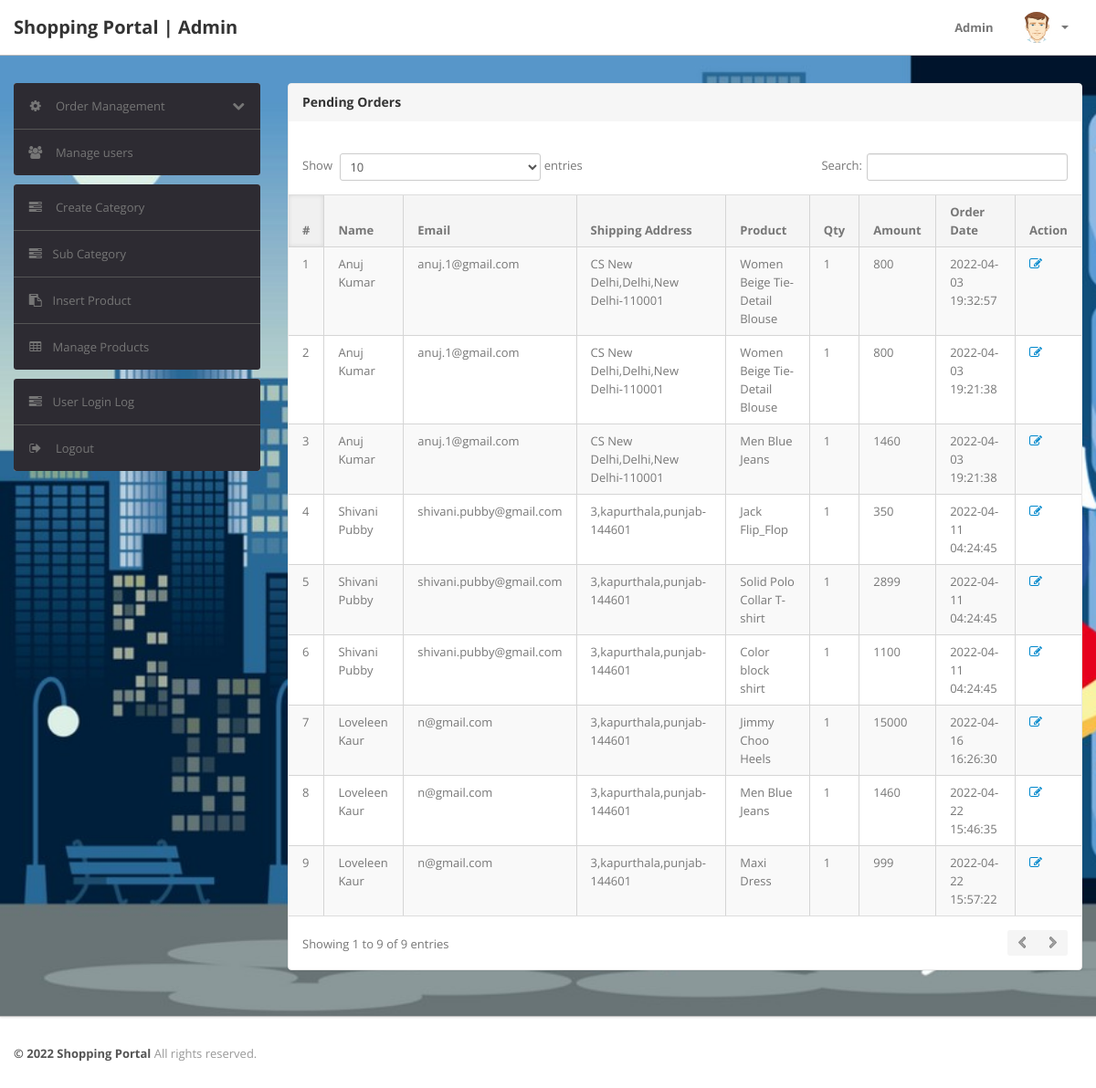
/shopping/admin/pending-orders.php (signed in), run on the app's committed database.
### tables this page shows
CREATE TABLE IF NOT EXISTS `orders` (
  `id` int(11) NOT NULL AUTO_INCREMENT,
  `userId` int(11) DEFAULT NULL,
  `productId` varchar(255) DEFAULT NULL,
  `quantity` int(11) DEFAULT NULL,
  `orderDate` timestamp NOT NULL DEFAULT CURRENT_TIMESTAMP,
  `paymentMethod` varchar(50) DEFAULT NULL,
  `orderStatus` varchar(55) DEFAULT NULL,
  PRIMARY KEY (`id`)
);

CREATE TABLE IF NOT EXISTS `users` (
  `id` int(11) NOT NULL AUTO_INCREMENT,
  `name` varchar(255) DEFAULT NULL,
  `email` varchar(255) DEFAULT NULL,
  `contactno` bigint(11) DEFAULT NULL,
  `password` varchar(255) DEFAULT NULL,
  `shippingAddress` longtext,
  `shippingState` varchar(255) DEFAULT NULL,
  `shippingCity` varchar(255) DEFAULT NULL,
  `shippingPincode` int(11) DEFAULT NULL,
  `billingAddress` longtext,
  `billingState` varchar(255) DEFAULT NULL,
  `billingCity` varchar(255) DEFAULT NULL,
  `billingPincode` int(11) DEFAULT NULL,
  `regDate` timestamp NOT NULL DEFAULT CURRENT_TIMESTAMP,
  `updationDate` varchar(255) DEFAULT NULL,
  PRIMARY KEY (`id`)
);

CREATE TABLE IF NOT EXISTS `products` (
  `id` int(11) NOT NULL AUTO_INCREMENT,
  `category` int(11) NOT NULL,
  `subCategory` int(11) DEFAULT NULL,
  `productName` varchar(255) DEFAULT NULL,
  `productCompany` varchar(255) DEFAULT NULL,
  `productPrice` int(11) DEFAULT NULL,
  `productPriceBeforeDiscount` int(11) DEFAULT NULL,
  `productDescription` longtext,
  `productImage1` varchar(255) DEFAULT NULL,
  `productImage2` varchar(255) DEFAULT NULL,
  `productImage3` varchar(255) DEFAULT NULL,
  `shippingCharge` int(11) DEFAULT NULL,
  `productAvailability` varchar(255) DEFAULT NULL,
  `postingDate` timestamp NULL DEFAULT CURRENT_TIMESTAMP,
  `updationDate` varchar(255) DEFAULT NULL,
  PRIMARY KEY (`id`)
);

### shopping/admin/pending-orders.php (the view, shortened to what this page needs)
<?php
include('include/config.php');
if(strlen($_SESSION['alogin'])==0)
	{
header('location:index.php');
}
else{
?>
<!DOCTYPE html>
<html lang="en">
<head>
	<link type="text/css" href="bootstrap/css/bootstrap.min.css" rel="stylesheet">
	<link type="text/css" href="bootstrap/css/bootstrap-responsive.min.css" rel="stylesheet">
	<link type="text/css" href="css/theme.css" rel="stylesheet">
	<link type="text/css" href="images/icons/css/font-awesome.css" rel="stylesheet">
</head>
<body>
<?php include('include/header.php');?>
	<div class="wrapper">
		<div class="container">
			<div class="row">
<?php include('include/sidebar.php');?>
			<div class="span9">
					<div class="content">
	<div class="module">
							<div class="module-head">
								<h3>Pending Orders</h3>
							</div>
							<div class="module-body table">
									<br />
								<table cellpadding="0" cellspacing="0" border="0" class="datatable-1 table table-bordered table-striped	 display table-responsive" >
									<thead>
										<tr>
											<th>#</th>
											<th> Name</th>
											<th width="50">Email </th>
											<th >Shipping Address</th>
											<th>Product </th>
											<th>Qty </th>
											<th>Amount </th>
											<th>Order Date</th>
											<th>Action</th>
										</tr>
									</thead>
<tbody>
<?php
$status='Delivered';
$query=mysqli_query($con,"select users.name as username,users.email as useremail,users.contactno as usercontact,users.shippingAddress as shippingaddress,users.shippingCity as shippingcity,users.shippingState as shippingstate,users.shippingPincode as shippingpincode,products.productName as productname,products.shippingCharge as shippingcharge,orders.quantity as quantity,orders.orderDate as orderdate,products.productPrice as productprice,orders.id as id  from orders join users on  orders.userId=users.id join products on products.id=orders.productId where orders.	orderStatus!='$status' or orders.orderStatus is null");
$cnt=1;
while($row=mysqli_fetch_array($query))
{
?>
										<tr>
											<td><?php echo htmlentities($cnt);?></td>
											<td><?php echo htmlentities($row['username']);?></td>
<td><?php echo htmlentities($row['useremail']);?></td>
<td><?php echo htmlentities($row['shippingaddress'].",".$row['shippingcity'].",".$row['shippingstate']."-".$row['shippingpincode']);?></td>
											<td><?php echo htmlentities($row['productname']);?></td>
											<td><?php echo htmlentities($row['quantity']);?></td>
											<td><?php echo htmlentities($row['quantity']*$row['productprice']+$row['shippingcharge']);?></td>
											<td><?php echo htmlentities($row['orderdate']);?></td>
											<td>   <a href="updateorder.php?oid=<?php echo htmlentities($row['id']);?>" title="Update order" target="_blank"><i class="icon-edit"></i></a>
											</td>
											</tr>
										<?php $cnt=$cnt+1; } ?>
										</tbody>
								</table>
							</div>
						</div>
					</div>
				</div>
			</div>
		</div>
	</div>
<?php include('include/footer.php');?>
</body>
<?php } ?>

### data on the page
orders: userId.name "Anuj Kumar", userId.email "anuj.1@gmail.com", userId.shippingPincode "CS New Delhi,Delhi,New Delhi-110001", productId.productName "Women Beige Tie-Detail Blouse", quantity "1", $row['quantity']*$row['productprice']+$row['shippingcharge'] "800", orderDate "2022-04-03 19:32:57"
orders: userId.name "Anuj Kumar", userId.email "anuj.1@gmail.com", userId.shippingPincode "CS New Delhi,Delhi,New Delhi-110001", productId.productName "Women Beige Tie-Detail Blouse", quantity "1", $row['quantity']*$row['productprice']+$row['shippingcharge'] "800", orderDate "2022-04-03 19:21:38"
orders: userId.name "Anuj Kumar", userId.email "anuj.1@gmail.com", userId.shippingPincode "CS New Delhi,Delhi,New Delhi-110001", productId.productName "Men Blue Jeans", quantity "1", $row['quantity']*$row['productprice']+$row['shippingcharge'] "1460", orderDate "2022-04-03 19:21:38"
orders: userId.name "Shivani Pubby", userId.email "shivani.pubby@gmail.com", userId.shippingPincode "3,kapurthala,punjab-144601", productId.productName "Jack Flip_Flop", quantity "1", $row['quantity']*$row['productprice']+$row['shippingcharge'] "350", orderDate "2022-04-11 04:24:45"
orders: userId.name "Shivani Pubby", userId.email "shivani.pubby@gmail.com", userId.shippingPincode "3,kapurthala,punjab-144601", productId.productName "Solid Polo Collar T-shirt", quantity "1", $row['quantity']*$row['productprice']+$row['shippingcharge'] "2899", orderDate "2022-04-11 04:24:45"
orders: userId.name "Shivani Pubby", userId.email "shivani.pubby@gmail.com", userId.shippingPincode "3,kapurthala,punjab-144601", productId.productName "Color block shirt", quantity "1", $row['quantity']*$row['productprice']+$row['shippingcharge'] "1100", orderDate "2022-04-11 04:24:45"
orders: userId.name "Loveleen Kaur", userId.email "n@gmail.com", userId.shippingPincode "3,kapurthala,punjab-144601", productId.productName "Jimmy Choo Heels", quantity "1", $row['quantity']*$row['productprice']+$row['shippingcharge'] "15000", orderDate "2022-04-16 16:26:30"
orders: userId.name "Loveleen Kaur", userId.email "n@gmail.com", userId.shippingPincode "3,kapurthala,punjab-144601", productId.productName "Men Blue Jeans", quantity "1", $row['quantity']*$row['productprice']+$row['shippingcharge'] "1460", orderDate "2022-04-22 15:46:35"
orders: userId.name "Loveleen Kaur", userId.email "n@gmail.com", userId.shippingPincode "3,kapurthala,punjab-144601", productId.productName "Maxi Dress", quantity "1", $row['quantity']*$row['productprice']+$row['shippingcharge'] "999", orderDate "2022-04-22 15:57:22"
